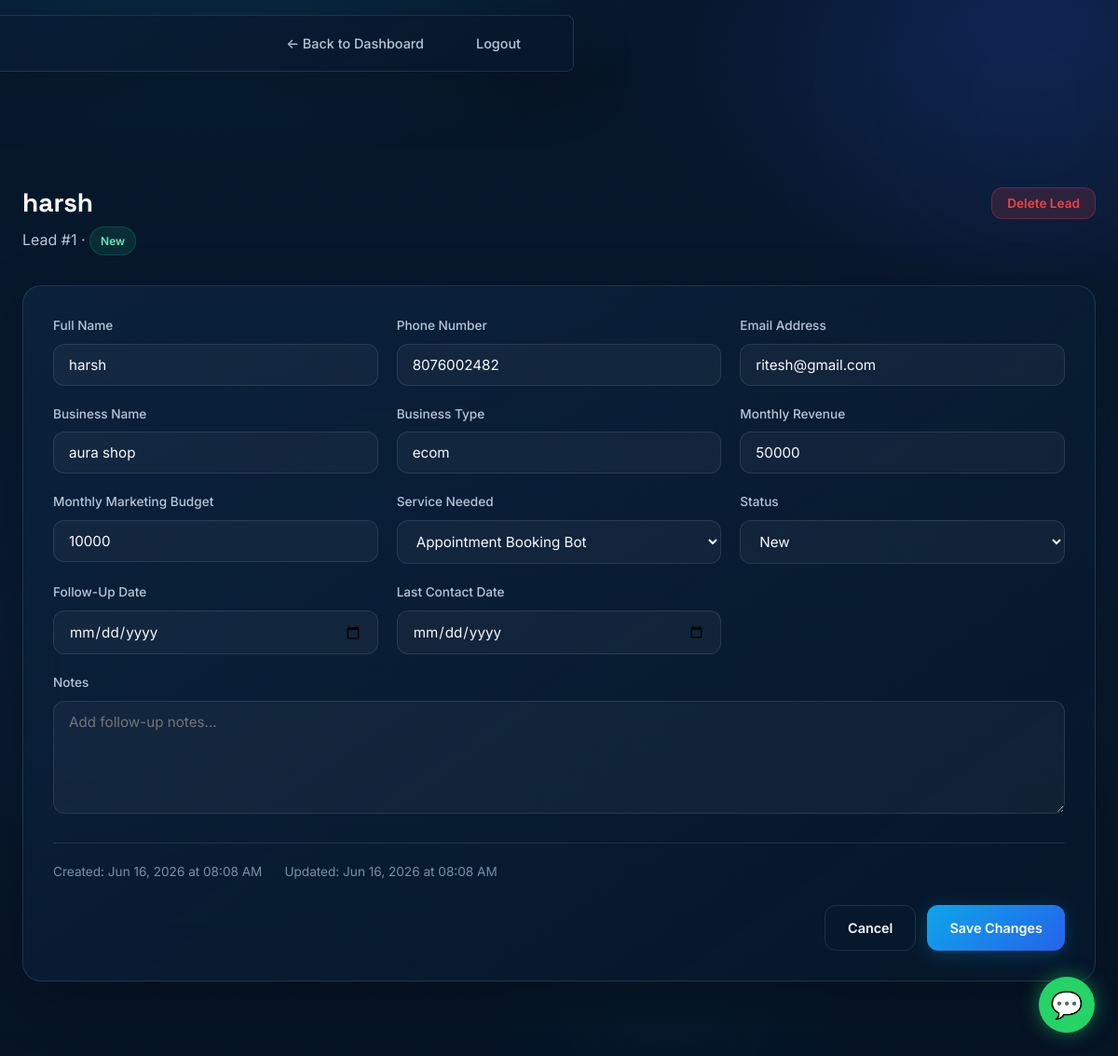
The app's page /admin/leads/1 (signed in) with its own data.
### app/models.py (models this page shows)
class Lead(Base):
    __tablename__ = "leads"
    id = Column(Integer, primary_key=True, index=True)
    full_name = Column(String(200), nullable=False)
    phone = Column(String(50), nullable=False)
    email = Column(String(255), nullable=False, index=True)
    business_name = Column(String(255), nullable=False)
    business_type = Column(String(200), nullable=False)
    monthly_revenue = Column(String(100), nullable=False)
    monthly_marketing_budget = Column(String(100), nullable=False)
    project_budget = Column(String(100), nullable=False)
    service_needed = Column(String(200), nullable=False)
    status = Column(String(50), default="new", nullable=False, index=True)
    notes = Column(Text, default="", nullable=False)
    follow_up_date = Column(Date, nullable=True)
    last_contact_date = Column(Date, nullable=True)
    created_at = Column(DateTime(timezone=True), default=utcnow, nullable=False, index=True)
    updated_at = Column(DateTime(timezone=True), default=utcnow, onupdate=utcnow, nullable=False)

### app/routers/admin.py (the view)
@router.get("/leads/{lead_id}", response_class=HTMLResponse)
async def lead_detail_page(
    request: Request,
    lead_id: int,
    db: Session = Depends(get_db),
    admin: Admin = Depends(get_current_admin),
):
    lead = db.query(Lead).filter(Lead.id == lead_id).first()
    if not lead:
        raise HTTPException(status_code=404, detail="Lead not found")
    return templates.TemplateResponse(
        "admin/lead_detail.html",
        {
            "request": request,
            "admin": admin,
            "lead": lead,
            "statuses": LEAD_STATUSES,
            "services": SERVICE_OPTIONS,
        },
    )

### templates/admin/lead_detail.html (shortened to what this page needs)
{% extends "base.html" %}
{% block body_class %}admin-page{% endblock %}
{% block navbar %}
<nav class="navbar glass admin-nav">
    <div class="container nav-container">
        <div class="nav-links">
            <a href="/admin/dashboard" class="btn btn-ghost btn-sm">&larr; Back to Dashboard</a>
            <a href="/admin/logout" class="btn btn-ghost btn-sm">Logout</a>
        </div>
    </div>
</nav>
{% endblock %}
{% block content %}
<section class="dashboard-section">
    <div class="container">
        <div class="lead-detail-header animate-fade-up">
            <div>
                <h1>{{ lead.full_name }}</h1>
                <p>Lead #{{ lead.id }} &middot; <span class="status-badge status-{{ lead.status }}">{{ lead.status|title }}</span></p>
            </div>
            <form method="post" action="/admin/leads/{{ lead.id }}/delete" onsubmit="return confirm('Are you sure you want to delete this lead?');">
                <button type="submit" class="btn btn-danger btn-sm">Delete Lead</button>
            </form>
        </div>
        <form method="post" action="/admin/leads/{{ lead.id }}/update" class="lead-form glass animate-fade-up">
            <div class="form-grid">
                <div class="form-group">
                    <label for="full_name">Full Name</label>
                    <input type="text" id="full_name" name="full_name" value="{{ lead.full_name }}" required>
                </div>
                <div class="form-group">
                    <label for="phone">Phone Number</label>
                    <input type="tel" id="phone" name="phone" value="{{ lead.phone }}" required>
                </div>
                <div class="form-group">
                    <label for="email">Email Address</label>
                    <input type="email" id="email" name="email" value="{{ lead.email }}" required>
                </div>
                <div class="form-group">
                    <label for="business_name">Business Name</label>
                    <input type="text" id="business_name" name="business_name" value="{{ lead.business_name }}" required>
                </div>
                <div class="form-group">
                    <label for="business_type">Business Type</label>
                    <input type="text" id="business_type" name="business_type" value="{{ lead.business_type }}" required>
                </div>
                <div class="form-group">
                    <label for="monthly_revenue">Monthly Revenue</label>
                    <input type="text" id="monthly_revenue" name="monthly_revenue" value="{{ lead.monthly_revenue }}" required>
                </div>
                <div class="form-group">
                    <label for="monthly_marketing_budget">Monthly Marketing Budget</label>
                    <input type="text" id="monthly_marketing_budget" name="monthly_marketing_budget" value="{{ lead.monthly_marketing_budget }}" required>
                </div>
                <div class="form-group">
                    <label for="service_needed">Service Needed</label>
                    <select id="service_needed" name="service_needed" required>
                        {% for svc in services %}
                        <option value="{{ svc }}" {% if lead.service_needed == svc %}selected{% endif %}>{{ svc }}</option>
                        {% endfor %}
                    </select>
                </div>
                <div class="form-group">
                    <label for="status">Status</label>
                    <select id="status" name="status" required>
                        {% for s in statuses %}
                        <option value="{{ s }}" {% if lead.status == s %}selected{% endif %}>{{ s|title }}</option>
                        {% endfor %}
                    </select>
                </div>
                <div class="form-group">
                    <label for="follow_up_date">Follow-Up Date</label>
                    <input type="date" id="follow_up_date" name="follow_up_date" value="{{ lead.follow_up_date.isoformat() if lead.follow_up_date else '' }}">
                </div>
                <div class="form-group">
                    <label for="last_contact_date">Last Contact Date</label>
                    <input type="date" id="last_contact_date" name="last_contact_date" value="{{ lead.last_contact_date.isoformat() if lead.last_contact_date else '' }}">
                </div>
                <div class="form-group full-width">
                    <label for="notes">Notes</label>
                    <textarea id="notes" name="notes" rows="5" placeholder="Add follow-up notes...">{{ lead.notes or '' }}</textarea>
                </div>
            </div>
            <div class="form-meta">
                <span>Created: {{ lead.created_at.strftime('%b %d, %Y at %I:%M %p') if lead.created_at else 'N/A' }}</span>
                <span>Updated: {{ lead.updated_at.strftime('%b %d, %Y at %I:%M %p') if lead.updated_at else 'N/A' }}</span>
            </div>
            <div class="form-actions">
                <a href="/admin/dashboard" class="btn btn-outline">Cancel</a>
                <button type="submit" class="btn btn-primary">Save Changes</button>
            </div>
        </form>
    </div>
</section>
{% endblock %}

### records on screen
Lead: full_name "harsh", id "1", status "New", phone "8076002482", email "ritesh@gmail.com", business_name "aura shop", business_type "ecom", monthly_revenue "50000", monthly_marketing_budget "10000", service_needed "Appointment Booking Bot", created_at "Jun 16, 2026 at 08:08 AM", updated_at "Jun 16, 2026 at 08:08 AM"
